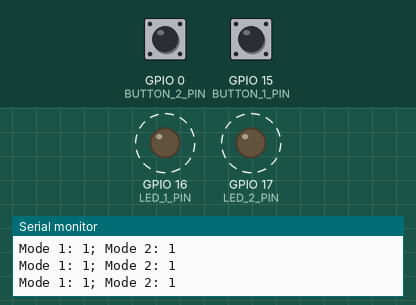
Recording of a program running on a simulated ESP32-S3. Shown: output pins drawn as LEDs (lit = HIGH), the last lines printed to the serial monitor. Dashed ring = blinking. The test bench sets the inputs (shaded band); at power-on: GPIO 0 (BUTTON_2_PIN) HIGH, GPIO 15 (BUTTON_1_PIN) HIGH.

Above: at 1.9 s.
2.3 s: GPIO 0 (BUTTON_2_PIN) pulled LOW for 0.25 s
At 3.1 s:
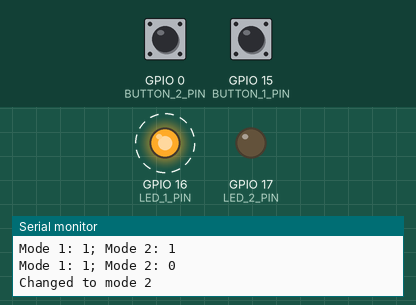
5.5 s: GPIO 15 (BUTTON_1_PIN) pulled LOW for 1 s
8.9 s: GPIO 0 (BUTTON_2_PIN) pulled LOW for 1 s
At 9.5 s:
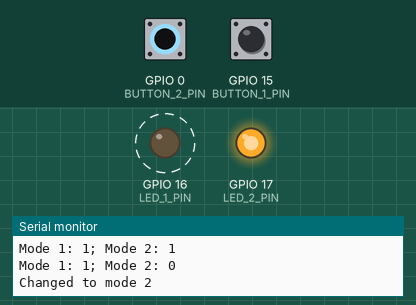
12.9 s: GPIO 15 (BUTTON_1_PIN) pulled LOW for 0.25 s
At 13.3 s:
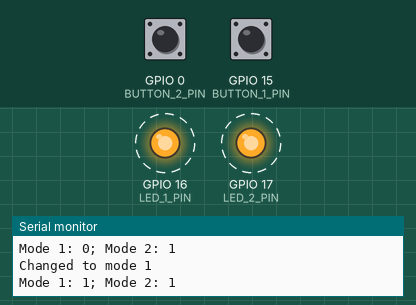
Timing chart, 0 to 16.9 s (numbered marks = the images above; inputs shaded):
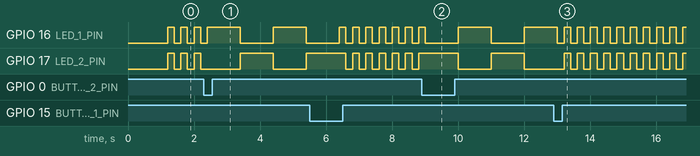

The program:

main.cpp
```cpp
#include <Arduino.h>

#define BUTTON_1_PIN 15
#define BUTTON_2_PIN 0
#define LED_1_PIN 16
#define LED_2_PIN 17
unsigned int mode = 1;
unsigned int led_state = 0;

void setup() {
    Serial.begin(9600);
    pinMode(BUTTON_1_PIN, INPUT);
    pinMode(BUTTON_2_PIN, INPUT);

    pinMode(LED_1_PIN, OUTPUT);
    pinMode(LED_2_PIN, OUTPUT);

    delay(1000);
}

void loop() {
    int mode_1 = digitalRead(BUTTON_1_PIN);
    int mode_2 = digitalRead(BUTTON_2_PIN);
    Serial.println("Mode 1: " + String(mode_1) + "; Mode 2: " + String(mode_2));
    if (mode_1 == LOW && mode == 2) {
        mode = 1;
        Serial.println("Changed to mode 1");
    } else if (mode_2 == LOW && mode == 1) {
        mode = 2;
        Serial.println("Changed to mode 2");
    }
    unsigned int delayTime = mode == 1 ? 200 : 1000;
    switch (mode) {
        case 1:
            digitalWrite(LED_1_PIN, led_state);
            digitalWrite(LED_2_PIN, led_state);
            led_state = !led_state;
            break;
        case 2:
            digitalWrite(LED_1_PIN, led_state);
            digitalWrite(LED_2_PIN, !led_state);
            led_state = !led_state;
            break;
        default:
            digitalWrite(LED_1_PIN, LOW);
            digitalWrite(LED_2_PIN, LOW);
    }

    delay(delayTime);
}
```

Measured:
- after the input at 2.3 s, GPIO 16 (LED_1_PIN): HIGH → LOW after 1.1 s, → HIGH 1.0 s later, → LOW 1.0 s later
- after the input at 8.9 s, GPIO 16 (LED_1_PIN): LOW → HIGH after 1.1 s, → LOW 1.0 s later, → HIGH 1.0 s later
- after the input at 12.9 s, GPIO 16 (LED_1_PIN), GPIO 17 (LED_2_PIN): alternates HIGH for 0.20 s and LOW for 0.20 s, starting after 0.31 s
- by itself, GPIO 16 (LED_1_PIN): alternates HIGH for 0.20 s and LOW for 0.20 s
